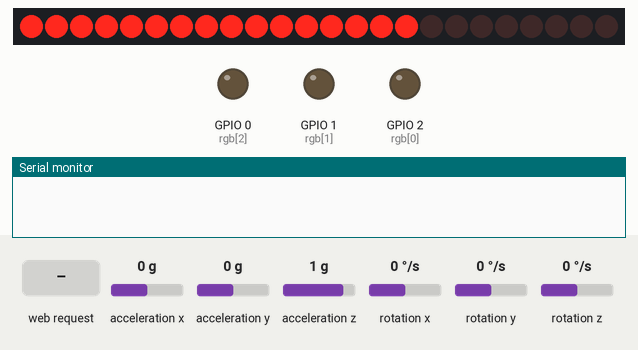
This sketch was run on a simulated ESP8266 (NodeMCU). Shown: 24 shift-register outputs drawn as a row of LEDs (first output left, lit = HIGH), output pins drawn as LEDs (lit = HIGH), the last lines printed to the serial monitor. Wiring (inferred from the names in the program): 3 × shift register (74HC595): data GPIO 16; shift clock GPIO 13; latch GPIO 4. Wiring (inferred from the signals the program sends): row of LEDs: on Q0, Q1, Q2, Q3, Q4, Q5, Q6, Q7, Q8, Q9, Q10, Q11, Q12, Q13, Q14, Q15, Q16, Q17, Q18, Q19, Q20, Q21, Q22, Q23. Inputs (shaded band) come from the test bench; at power-on: acceleration x 0 g, acceleration y 0 g, acceleration z 1 g, rotation x 0 °/s, rotation y 0 °/s, rotation z 0 °/s. WiFi joins after 1.5 s; servers stay silent unless stated; random numbers use the default seed unless the sketch sets one; pins used as bus, display or sensor lines are not drawn.

Above: at 0.1 s.
2.8 s: HTTP request GET /chase received
At 2.9 s:
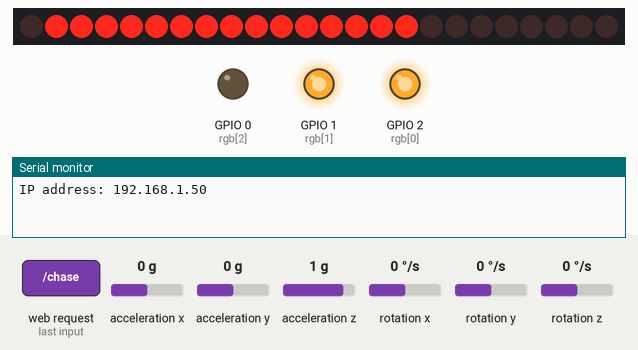
4.9 s: HTTP request GET /flash?red=120&green=120&blue=120 received
At 7.0 s:
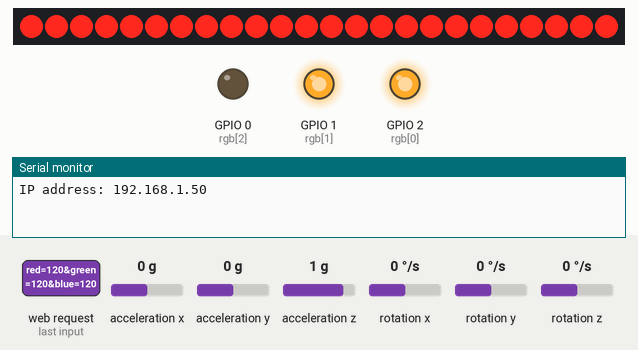
7.3 s: HTTP request GET /color?red=1 received
At 7.9 s:
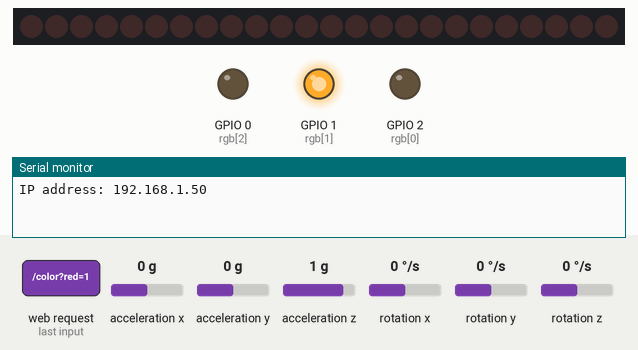
8.8 s: HTTP request GET /color?red=0 received
At 9.1 s:
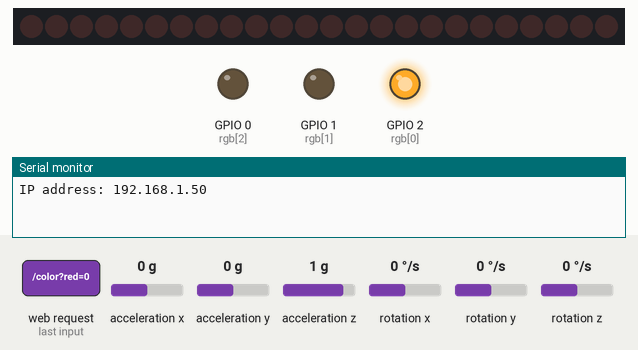
10.3 s: HTTP request GET /color?green=120 received
At 11.4 s:
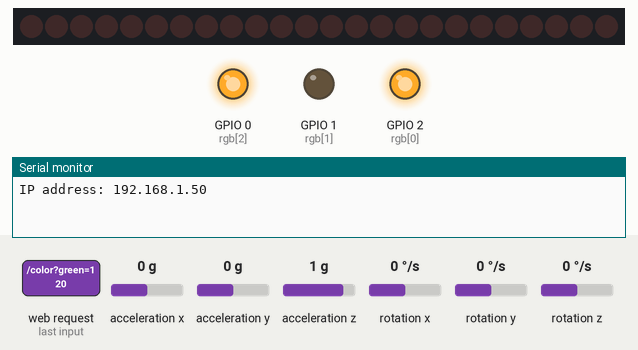
11.8 s: HTTP request GET /chase?red=0 received
At 12.1 s:
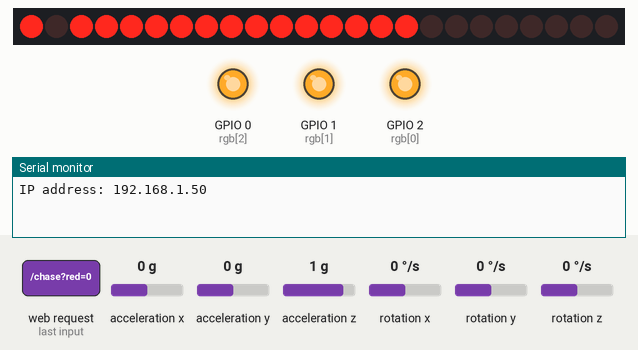
Timing chart, 0 to 16.5 s (numbered marks = the images above; inputs shaded):
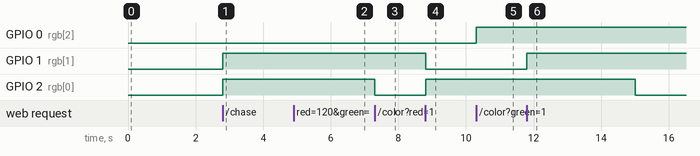

The sketch:

esp8266_Mpu6050.ino
```cpp
#include <ESP8266WiFi.h>
#include <ESP8266mDNS.h>
#include<ESP8266WebServer.h>
#include <WiFiManager.h>

#include "Wire.h"       //For communicate
#include "I2Cdev.h"     //For communicate with MPU6050
#include "MPU6050.h"    //The main library of the MPU6050


MPU6050 mpu;
int16_t ax, ay, az;
int16_t gx, gy, gz;
const uint8_t scl =14;
const uint8_t sda =12;

int rgb[3]={2,1,0};

int data=16;
int clk=13;
int latch=4;
int arr[7][3]={{255,0,0 },{0,255,0},{0,0,255},{255,255,0},{0,255,255},{255,255,255},{0,0,0}};

float refresh=5;
int glowVar=0;
int chaseVar=0;
int del=200;
String Ax,Ay,Az;
int gc=0;
ESP8266WebServer server;
bool otaFlag=0;
unsigned long timeElapsed=0;

//can use the rawliteral format alternately
String htmlPage="HTTP/1.1 200 OK Content-type:text/html Connection: close <head><meta name=\"viewport\" content=\"width=device-width, initial-scale=1\"><style>html { font-family: Calibri, Arial, sans-serif; display: inline-block; margin: 0px auto; text-align: center;} body { justify-content: center; align-items: center; background: #031321;} input[type=text]{ width: 10%; height: 12px; padding: 12px 20px; margin: 8px 0; box-sizing: border-box; border: 2px solid #FFD4D4; -webkit-transition: 0.5s; transition: 0.5s; outline: none;} input[type=text]:focus {border: 2px solid #FFAAAA} input[type=submit]{color: #2196f3; padding: 8px 15px;text-decoration: none; letter-spacing: 4px; font-size: 12px; margin: 2px; cursor: pointer; overflow: hidden; transition: 0.1s;} input[type=submit]:hover{color: #255784; background:#2196f3; box-shadow: 0 0 10px #2196f3, 0 0 40px #2196f3, 0 0 80px #2196f3;} a{color: #2196f3; padding: 15px 30px;text-decoration: none; letter-spacing: 4px; font-size: 24px; margin: 2px; cursor: pointer; overflow: hidden; transition: 0.1s;} a:hover { color: #255784; background: #2196f3; box-shadow: 0 0 10px #2196f3, 0 0 40px #2196f3, 0 0 80px #2196f3; } .redButton:hover { color: #255784; background: #FF5555; box-shadow: 0 0 10px #FF5555, 0 0 40px #FF5555, 0 0 80px #FF5555; } .greenButton:hover { color: #255784; background: #2AFF55; box-shadow: 0 0 10px #2AFF55, 0 0 40px #2AFF55, 0 0 80px #2AFF55; } .blueButton:hover { color: #255784; background: #00D4FF; box-shadow: 0 0 10px #00D4FF, 0 0 40px #00D4FF, 0 0 80px #00D4FF; } .orangeButton:hover { color: #255784; background: #FF7F2A; box-shadow: 0 0 10px #FF7F2A, 0 0 40px #FF7F2A, 0 0 80px #FF7F2A; } .skyButton:hover { color: #255784; background: #46F2E9; box-shadow: 0 0 10px #46F2E9, 0 0 40px #46F2E9, 0 0 80px #46F2E9; } .purpleButton:hover { color: #255784; background: #D42AFF; box-shadow: 0 0 10px #D42AFF, 0 0 40px #D42AFF, 0 0 80px #D42AFF; } .chase0:hover { color: #255784; background: #FFFFFF; box-shadow: 0 0 10px #FFFFFF, 0 0 40px #FFFFFF, 0 0 80px #FFFFFF; } .off:hover { color: #255784; background: #000000; box-shadow: 0 0 10px #000000, 0 0 40px #000000, 0 0 80px #000000; } .flash:hover { color: #255784; background: #FFFFFF; box-shadow: 0 0 10px #FFFFFF, 0 0 40px #FFFFFF, 0 0 80px #FFFFFF; } p {color= white; -webkit-user-select: none; -moz-user-select: none; -ms-user-select: none; user-select: none;   } h1,h2,h3 {color: white;} </style></head> <body><h1>RGB ARC BIG ONE</h1>";
String ending=" <p><a class=\"redButton\" href=\"/color?val=0\">red</button></a></p> <p><a class=\"greenButton\" href=\"/color?val=1\">green</button></a></p> <p><a class=\"blueButton\" href=\"color?val=2\"><span></span>blue</button></a></p> <p><a class=\"orangeButton\" href=\"color?val=3\">orange</button></a></p> <p><a class=\"skyButton\" href=\"color?val=4\">sky</button></a></p> <p><a class=\"purpleButton\" href=\"color?val=5\">purple</button></a></p> <p><a class=\"chase0\" href=\"chase?val=0\">chaser</button></a></p> <p><a class=\"off\" href=\"/OFFit\"\">OFF</button></a></p> <p><a href=\"/reset\"\">restart</button></a></p> <p><a class=\"flash\" href=\"/flash\"\">Flash</button></a></p> <form action=\"/actionPage\"><h3> RGB:</h3> <input type=\"text\" name=\"red\" value=""> <input type=\"text\" name=\"green\" value=""> <input type=\"text\" name=\"blue\" value=""><br><input type=\"submit\" value=\"Submit\"> </form></body></html>";

void setup() {

  pinMode(rgb[0], FUNCTION_3);
  pinMode(rgb[1], OUTPUT);
  pinMode(rgb[2], OUTPUT);
  pinMode(data,OUTPUT);
  pinMode(clk,OUTPUT);
  pinMode(latch,OUTPUT);
  delay(1);
  shiftOut(data,clk,MSBFIRST,0);
  shiftOut(data,clk,MSBFIRST,~0);
  shiftOut(data,clk,MSBFIRST,~0);
  latchIt();
  glowVar=6;
  Wire.begin(sda,scl);
  mpu.initialize();


  Serial.begin(115200);
  WiFiManager wifiManager;
  wifiManager.autoConnect("ARC");
  server.begin();
  delay(10);
  Serial.print("IP address: ");
  Serial.println(WiFi.localIP());


  server.on("/",[](){
   mpuGetVals();
    String SendPage=htmlPage+"<h2>"+Ax+" "+Ay+" "+Az+" </h2>"+ending;
    server.send(200,"text/html",SendPage);
  });


  server.on("/color",[](){

 glowVar=server.arg(0).toInt();
 mpuGetVals();
    String SendPage=htmlPage+"<h2>"+Ax+" "+Ay+" "+Az+" </h2>"+ending;
 server.send(200,"text/html",SendPage);
 gc=0;
});

server.on("/chase",[](){

 chaseVar=server.arg(0).toInt();
 mpuGetVals();
 String SendPage=htmlPage+"<h2>"+Ax+" "+Ay+" "+Az+" </h2>"+ending;
 server.send(200,"text/html",SendPage);
 gc=1;

});

server.on("/reset",[](){
    delay(100);
    ESP.restart();
  });

server.on("/OFFit",[](){
  glowVar=6;
    shiftOut(data,clk,MSBFIRST,0);
  shiftOut(data,clk,MSBFIRST,~0);
  shiftOut(data,clk,MSBFIRST,~0);
  latchIt();
  mpuGetVals();
 String SendPage=htmlPage+"<h2>"+Ax+" "+Ay+" "+Az+" </h2>"+ending;
 server.send(200,"text/html",SendPage);
  gc=0;
  });


server.on("/flash",[](){
  glowVar=6;
    shiftOut(data,clk,MSBFIRST,~0);
  shiftOut(data,clk,MSBFIRST,~0);
  shiftOut(data,clk,MSBFIRST,~0);
  latchIt();
  mpuGetVals();
 String SendPage=htmlPage+"<h2>"+Ax+" "+Ay+" "+Az+" </h2>"+ending;
 server.send(200,"text/html",SendPage);
  gc=3;
  });

  server.on("/actionPage",[](){


  int r=server.arg("red").toInt();
  int g=server.arg("green").toInt();
  int b=server.arg("blue").toInt();

  r=(r>255)?255:((r<0)?0:r);
  g=(g>255)?255:((g<0)?0:g);
  b=(b>255)?255:((b<0)?0:b);

  analogWrite(rgb[0],r);
  analogWrite(rgb[1],g);
  analogWrite(rgb[2],b);

  shiftOut(data,clk,MSBFIRST,0);
  shiftOut(data,clk,MSBFIRST,0);
  shiftOut(data,clk,MSBFIRST,0);
  latchIt();
  mpuGetVals();
 String SendPage=htmlPage+"<h2>"+Ax+" "+Ay+" "+Az+" </h2>"+ending;
 server.send(200,"text/html",SendPage);
  gc=3;
  });
}


void loop() {

  server.handleClient();
  if(!gc){
    glow();
  }
  else if(gc==1){
    chase();
  }

}

void mpuGetVals(){
 mpu.getMotion6(&ax, &ay, &az, &gx, &gy, &gz);
 int xAcc=map(ax,-25000,25000,0,255);
 int yAcc=map(ay,-25000,25000,0,255);
 int zAcc=map(az,-25000,25000,0,255);


Ax=String(xAcc);
Ay=String(yAcc);
Az=String(zAcc);


 if(xAcc<10)
    Ax="00"+Ax;
 else if(xAcc<100)
    Ax="0"+Ax;


 if(yAcc<10)
    Ay="00"+Ay;
 else if(yAcc<100)
    Ay="0"+Ay;

 if(zAcc<10)
    Az="00"+Az;
 else if(zAcc<100)
    Az="0"+Az;

}

void glow(){
  for(int k=0; k<3; k++)
    analogWrite(rgb[k],arr[glowVar][k]*3);
  shiftOut(data,clk,MSBFIRST,0);
  shiftOut(data,clk,MSBFIRST,0);
  shiftOut(data,clk,MSBFIRST,0);
  latchIt();
  refresh=5;
}


void chase(){
switch(chaseVar){
case 0:{
  int opt=random(1,6);
      for(int k=0; k<3; k++)
        analogWrite(rgb[k],arr[opt][k]*3);
      for(int i=0; i<8; i++){
        shiftOut(data,clk,MSBFIRST,0);
        shiftOut(data,clk,MSBFIRST,~0);
        shiftOut(data,clk,MSBFIRST,~(1<<i));
        latchIt();
        delay(del);
      }
     for(int i=0; i<8; i++){
        shiftOut(data,clk,MSBFIRST,0);
        shiftOut(data,clk,MSBFIRST,~(1<<i));
        shiftOut(data,clk,MSBFIRST,~0);
        latchIt();
        delay(del);
     }
     break;
}
}
}


void latchIt(){
digitalWrite(latch, HIGH);
delayMicroseconds(10);
digitalWrite(latch, LOW);
delayMicroseconds(10);
}
```

Measured:
- after the input at 2.8 s, GPIO 1 (rgb[1]), GPIO 2 (rgb[0]): LOW → HIGH at once
- after the input at 7.3 s, GPIO 2 (rgb[0]): HIGH → LOW at once
- after the input at 8.8 s, GPIO 1 (rgb[1]): HIGH → LOW at once; GPIO 2 (rgb[0]): LOW → HIGH at once
- after the input at 10.3 s, GPIO 0 (rgb[2]): LOW → HIGH at once
- after the input at 11.8 s, GPIO 1 (rgb[1]): LOW → HIGH at once; GPIO 2 (rgb[0]): HIGH → LOW after 3.2 s
